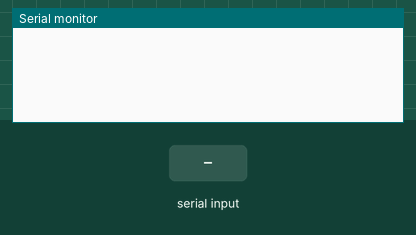
This sketch was run on a simulated Arduino Uno, built with avr-gcc and run on an emulated ATmega328P. Shown: the last lines printed to the serial monitor. The inputs (shaded band) are chosen by the test bench. No radio packets arrive unless stated.

Above: at 1.2 s.
1.3 s: "1" received over Serial
At 2.3 s:
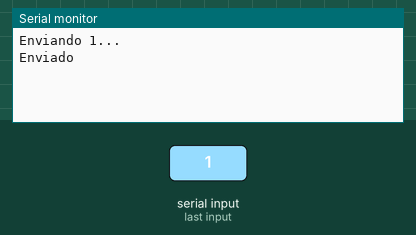
2.8 s: "0" received over Serial
At 3.4 s:
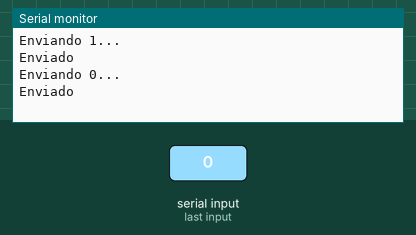

The sketch:

transmisor.ino
```cpp
/*
* Getting Started example sketch for nRF24L01+ radios
* This is a very basic example of how to send data from one node to another
* Updated: Dec 2014 by TMRh20
*/

#include <SPI.h>
#include "RF24.h"

/****************** User Config ***************************/
/* Hardware configuration: Set up nRF24L01 radio on SPI bus plus pins 7 & 8 */
RF24 radio(7,8);
/**********************************************************/
//2Node
byte addresses[][6] = {"1Node","2Node"};

void setup() {
  Serial.begin(115200);

  radio.begin();

  // Set the PA Level low to prevent power supply related issues since this is a
 // getting_started sketch, and the likelihood of close proximity of the devices. RF24_PA_MAX is default.
  radio.setPALevel(RF24_PA_LOW);

  // Open a writing and reading pipe on each radio, with opposite addresses
    radio.openWritingPipe(addresses[1]);
    radio.openReadingPipe(1,addresses[0]);

  radio.stopListening();                                    // First, stop listening so we can talk.

}

void loop() {

  if ( Serial.available()){

    char c = Serial.read();
    if ( c == '1'){
      Serial.println(F("Enviando 1..."));

     if (!radio.write( &c, sizeof(char) )){
       Serial.println(F("failed"));
     }
     Serial.println(F("Enviado"));
   }else
    if ( c == '0'){
      Serial.println(F("Enviando 0..."));
      if (!radio.write( &c, sizeof(char) )){
       Serial.println(F("failed"));
      }
      Serial.println(F("Enviado"));
    }
  } // serial av

} // Loop
```

Measured:
- after the input at 1.3 s, the serial monitor: prints a new line at once (image 1)
- after the input at 2.8 s, the serial monitor: prints a new line at once (image 2)
